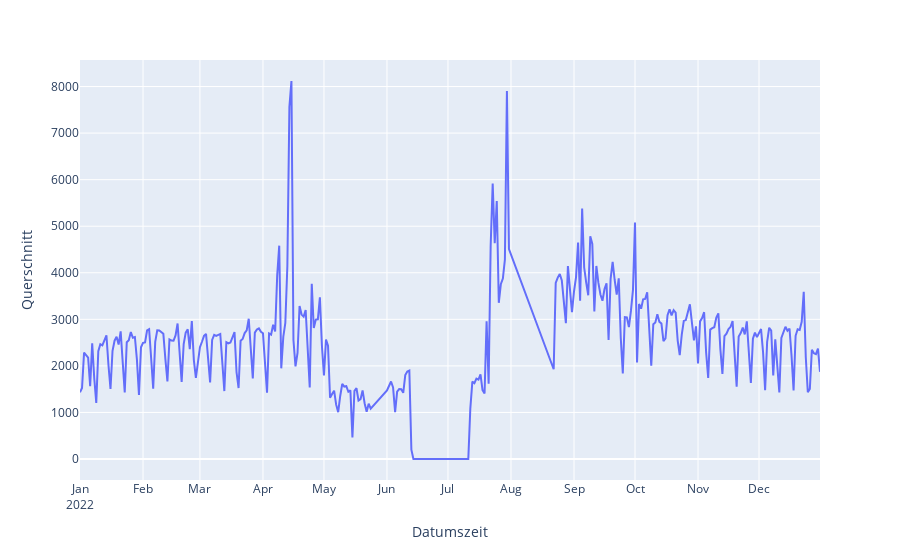

Notebook code cell kept with this figure:
### Code cell
import plotly.express as px
fig = px.line(df_erstfeld_silenen, y='Querschnitt',x="Datumszeit", hover_data=["Datumszeit"])
fig.update_xaxes(
    dtick="M1",
    tickformat="%b\n%Y")
fig.show()

### Figure 1 — Plotly figure (JSON) as saved in the notebook; plotly's stock layout.template omitted (floating-point values rounded to 4 significant figures; data arrays with more than 128 entries replaced by an {"elided": "..."} marker saying what was removed)
{"data": [{"hovertemplate": "Datumszeit=%{x}<br>Querschnitt=%{y}<extra></extra>", "legendgroup": "", "line": {"color": "#636efa", "dash": "solid"}, "marker": {"symbol": "circle"}, "mode": "lines", "name": "", "orientation": "v", "showlegend": false, "type": "scatter", "x": {"elided": "337 str values"}, "xaxis": "x", "y": {"elided": "337 int values"}, "yaxis": "y"}], "layout": {"legend": {"tracegroupgap": 0}, "margin": {"t": 60}, "xaxis": {"anchor": "y", "domain": [0, 1], "dtick": "M1", "tickformat": "%b\n%Y", "title": {"text": "Datumszeit"}}, "yaxis": {"anchor": "x", "domain": [0, 1], "title": {"text": "Querschnitt"}}}}
